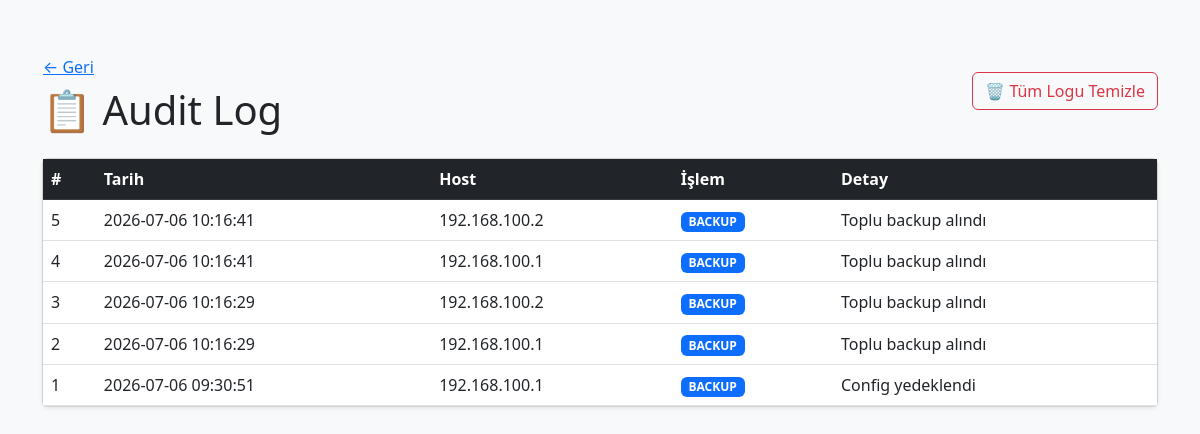
/audit (signed in), run on an earlier commit of the app's database.
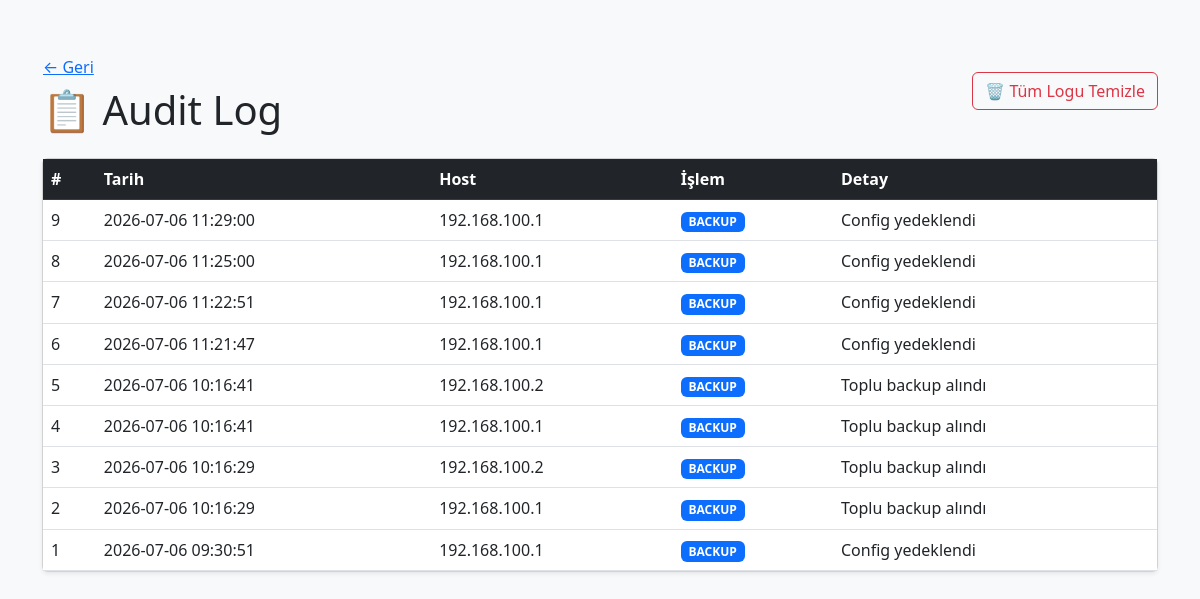
And on a later commit of the database.
### tables this page shows
CREATE TABLE audit_log (
        id INTEGER PRIMARY KEY AUTOINCREMENT,
        tarih TEXT,
        host TEXT,
        islem TEXT,
        detay TEXT,
        user_id INTEGER
    );

### app.py (the view)
@app.route('/audit')
@login_required
def audit():
    logs = log_listele(current_user.id)
    return render_template('audit.html', logs=logs)

### app.py (called while the page is built)
@login_manager.user_loader
def load_user(user_id):
    import sqlite3
    conn = sqlite3.connect("audit.db")
    c = conn.cursor()
    c.execute("SELECT * FROM users WHERE id = ?", (user_id,))
    user = c.fetchone()
    conn.close()
    if user:
        return User(user[0], user[1])
    return None

### database.py (called while the page is built)
def log_listele(user_id=None):
    conn = sqlite3.connect(DB_FILE)
    c = conn.cursor()
    if user_id:
        c.execute("SELECT * FROM audit_log WHERE user_id = ? ORDER BY id DESC", (user_id,))
    else:
        c.execute("SELECT * FROM audit_log ORDER BY id DESC")
    rows = c.fetchall()
    conn.close()
    return rows

### templates/audit.html (shortened to what this page needs)
<!DOCTYPE html>
<html lang="tr">
<head>
    <link href="https://cdn.jsdelivr.net/npm/bootstrap@5.3.0/dist/css/bootstrap.min.css" rel="stylesheet">
</head>
<body class="bg-light">
    <div class="container py-5">
        <div class="d-flex justify-content-between align-items-center mb-4">
            <div>
                <a href="/" class="btn btn-link ps-0">← Geri</a>
                <h1 class="mb-0">📋 Audit Log</h1>
            </div>
            {% if logs %}
            <button class="btn btn-outline-danger"
                onclick="temizleOnay()">🗑 Tüm Logu Temizle</button>
            {% endif %}
        </div>
        <div class="card shadow-sm">
            <div class="card-body p-0">
                <table class="table table-hover mb-0">
                    <thead class="table-dark">
                        <tr>
                            <th>#</th>
                            <th>Tarih</th>
                            <th>Host</th>
                            <th>İşlem</th>
                            <th>Detay</th>
                        </tr>
                    </thead>
                    <tbody>
                        {% for log in logs %}
                        <tr>
                            <td>{{ log[0] }}</td>
                            <td>{{ log[1] }}</td>
                            <td>{{ log[2] }}</td>
                            <td>
                                {% if log[3] == "BACKUP" %}
                                    <span class="badge bg-primary">{{ log[3] }}</span>
                                {% elif log[3] == "CONFIG DIFF" %}
                                    <span class="badge bg-warning text-dark">{{ log[3] }}</span>
                                {% else %}
                                    <span class="badge bg-secondary">{{ log[3] }}</span>
                                {% endif %}
                            </td>
                            <td>{{ log[4] }}</td>
                        </tr>
                        {% else %}
                        <tr><td colspan="5" class="text-center text-muted py-4">Henüz kayıt yok</td></tr>
                        {% endfor %}
                    </tbody>
                </table>
            </div>
        </div>
    </div>
</body>
</html>

What changed in the data, as far as the page shows it:
added audit_log: id "9", tarih "2026-07-06 11:29:00", host "192.168.100.1", islem "BACKUP", detay "Config yedeklendi"
added audit_log: id "8", tarih "2026-07-06 11:25:00", host "192.168.100.1", islem "BACKUP", detay "Config yedeklendi"
added audit_log: id "7", tarih "2026-07-06 11:22:51", host "192.168.100.1", islem "BACKUP", detay "Config yedeklendi"
added audit_log: id "6", tarih "2026-07-06 11:21:47", host "192.168.100.1", islem "BACKUP", detay "Config yedeklendi"
